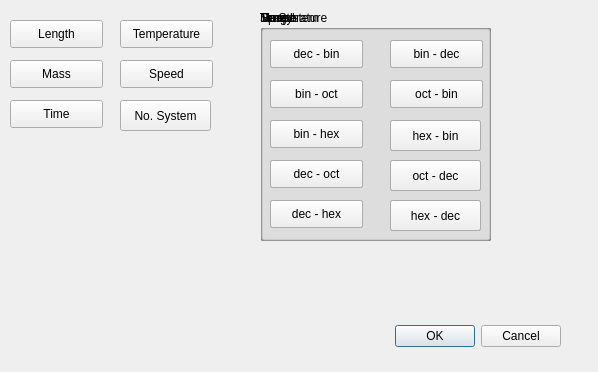
<?xml version="1.0" encoding="UTF-8"?>
<ui version="4.0">
 <class>uc</class>
 <widget class="QDialog" name="uc">
  <property name="geometry">
   <rect>
    <x>0</x>
    <y>0</y>
    <width>598</width>
    <height>372</height>
   </rect>
  </property>
  <property name="windowTitle">
   <string>Dialog</string>
  </property>
  <widget class="QDialogButtonBox" name="buttonBox">
   <property name="geometry">
    <rect>
     <x>220</x>
     <y>320</y>
     <width>341</width>
     <height>32</height>
    </rect>
   </property>
   <property name="orientation">
    <enum>Qt::Horizontal</enum>
   </property>
   <property name="standardButtons">
    <set>QDialogButtonBox::Cancel|QDialogButtonBox::Ok</set>
   </property>
  </widget>
  <widget class="QPushButton" name="length">
   <property name="geometry">
    <rect>
     <x>10</x>
     <y>20</y>
     <width>93</width>
     <height>28</height>
    </rect>
   </property>
   <property name="text">
    <string>Length</string>
   </property>
  </widget>
  <widget class="QPushButton" name="mass">
   <property name="geometry">
    <rect>
     <x>10</x>
     <y>60</y>
     <width>93</width>
     <height>28</height>
    </rect>
   </property>
   <property name="text">
    <string>Mass</string>
   </property>
  </widget>
  <widget class="QPushButton" name="time">
   <property name="geometry">
    <rect>
     <x>10</x>
     <y>100</y>
     <width>93</width>
     <height>28</height>
    </rect>
   </property>
   <property name="text">
    <string>Time</string>
   </property>
  </widget>
  <widget class="QPushButton" name="numSys">
   <property name="geometry">
    <rect>
     <x>120</x>
     <y>100</y>
     <width>91</width>
     <height>31</height>
    </rect>
   </property>
   <property name="text">
    <string>No. System</string>
   </property>
  </widget>
  <widget class="QPushButton" name="speed">
   <property name="geometry">
    <rect>
     <x>120</x>
     <y>60</y>
     <width>93</width>
     <height>28</height>
    </rect>
   </property>
   <property name="text">
    <string>Speed</string>
   </property>
  </widget>
  <widget class="QPushButton" name="temp">
   <property name="geometry">
    <rect>
     <x>120</x>
     <y>20</y>
     <width>93</width>
     <height>28</height>
    </rect>
   </property>
   <property name="text">
    <string>Temperature</string>
   </property>
  </widget>
  <widget class="QGroupBox" name="speed_6">
   <property name="geometry">
    <rect>
     <x>260</x>
     <y>10</y>
     <width>231</width>
     <height>231</height>
    </rect>
   </property>
   <property name="title">
    <string>Speed</string>
   </property>
   <widget class="QPushButton" name="Temp_2">
    <property name="geometry">
     <rect>
      <x>130</x>
      <y>30</y>
      <width>93</width>
      <height>28</height>
     </rect>
    </property>
    <property name="text">
     <string> km/s - m/s</string>
    </property>
   </widget>
   <widget class="QPushButton" name="length_2">
    <property name="geometry">
     <rect>
      <x>10</x>
      <y>30</y>
      <width>93</width>
      <height>28</height>
     </rect>
    </property>
    <property name="text">
     <string>m/s - Km/s</string>
    </property>
   </widget>
   <widget class="QPushButton" name="time_2">
    <property name="geometry">
     <rect>
      <x>10</x>
      <y>110</y>
      <width>93</width>
      <height>28</height>
     </rect>
    </property>
    <property name="text">
     <string>m/s - mph</string>
    </property>
   </widget>
   <widget class="QPushButton" name="numSys_2">
    <property name="geometry">
     <rect>
      <x>130</x>
      <y>110</y>
      <width>91</width>
      <height>31</height>
     </rect>
    </property>
    <property name="text">
     <string>mph - m/s</string>
    </property>
   </widget>
   <widget class="QPushButton" name="speed_2">
    <property name="geometry">
     <rect>
      <x>130</x>
      <y>70</y>
      <width>93</width>
      <height>28</height>
     </rect>
    </property>
    <property name="text">
     <string>km/hr - m/s</string>
    </property>
   </widget>
   <widget class="QPushButton" name="mass_2">
    <property name="geometry">
     <rect>
      <x>10</x>
      <y>70</y>
      <width>93</width>
      <height>28</height>
     </rect>
    </property>
    <property name="text">
     <string>m/s - km/hr</string>
    </property>
   </widget>
   <widget class="QPushButton" name="numSys_3">
    <property name="geometry">
     <rect>
      <x>130</x>
      <y>150</y>
      <width>91</width>
      <height>31</height>
     </rect>
    </property>
    <property name="text">
     <string>fps - m/s</string>
    </property>
   </widget>
   <widget class="QPushButton" name="time_3">
    <property name="geometry">
     <rect>
      <x>10</x>
      <y>150</y>
      <width>93</width>
      <height>28</height>
     </rect>
    </property>
    <property name="text">
     <string>m/s - fps</string>
    </property>
   </widget>
   <widget class="QPushButton" name="numSys_4">
    <property name="geometry">
     <rect>
      <x>130</x>
      <y>190</y>
      <width>91</width>
      <height>31</height>
     </rect>
    </property>
    <property name="text">
     <string>ips - m/s</string>
    </property>
   </widget>
   <widget class="QPushButton" name="time_4">
    <property name="geometry">
     <rect>
      <x>10</x>
      <y>190</y>
      <width>93</width>
      <height>28</height>
     </rect>
    </property>
    <property name="text">
     <string>m/s - ips</string>
    </property>
   </widget>
  </widget>
  <widget class="QGroupBox" name="temp_2">
   <property name="geometry">
    <rect>
     <x>260</x>
     <y>10</y>
     <width>231</width>
     <height>231</height>
    </rect>
   </property>
   <property name="title">
    <string>Temperature</string>
   </property>
   <widget class="QPushButton" name="Temp_3">
    <property name="geometry">
     <rect>
      <x>130</x>
      <y>30</y>
      <width>93</width>
      <height>28</height>
     </rect>
    </property>
    <property name="text">
     <string>K - °C</string>
    </property>
   </widget>
   <widget class="QPushButton" name="length_3">
    <property name="geometry">
     <rect>
      <x>10</x>
      <y>30</y>
      <width>93</width>
      <height>28</height>
     </rect>
    </property>
    <property name="text">
     <string>°C - K</string>
    </property>
   </widget>
   <widget class="QPushButton" name="time_5">
    <property name="geometry">
     <rect>
      <x>10</x>
      <y>110</y>
      <width>93</width>
      <height>28</height>
     </rect>
    </property>
    <property name="text">
     <string>°F - K</string>
    </property>
   </widget>
   <widget class="QPushButton" name="numSys_5">
    <property name="geometry">
     <rect>
      <x>130</x>
      <y>110</y>
      <width>91</width>
      <height>31</height>
     </rect>
    </property>
    <property name="text">
     <string>K - °F</string>
    </property>
   </widget>
   <widget class="QPushButton" name="speed_3">
    <property name="geometry">
     <rect>
      <x>130</x>
      <y>70</y>
      <width>93</width>
      <height>28</height>
     </rect>
    </property>
    <property name="text">
     <string>°F - °C</string>
    </property>
   </widget>
   <widget class="QPushButton" name="mass_3">
    <property name="geometry">
     <rect>
      <x>10</x>
      <y>70</y>
      <width>93</width>
      <height>28</height>
     </rect>
    </property>
    <property name="text">
     <string>°C - °F</string>
    </property>
   </widget>
  </widget>
  <widget class="QGroupBox" name="time_12">
   <property name="geometry">
    <rect>
     <x>260</x>
     <y>10</y>
     <width>231</width>
     <height>231</height>
    </rect>
   </property>
   <property name="title">
    <string>Time</string>
   </property>
   <widget class="QPushButton" name="Temp_4">
    <property name="geometry">
     <rect>
      <x>130</x>
      <y>30</y>
      <width>93</width>
      <height>28</height>
     </rect>
    </property>
    <property name="text">
     <string>min - s</string>
    </property>
   </widget>
   <widget class="QPushButton" name="length_4">
    <property name="geometry">
     <rect>
      <x>10</x>
      <y>30</y>
      <width>93</width>
      <height>28</height>
     </rect>
    </property>
    <property name="text">
     <string>s - min</string>
    </property>
   </widget>
   <widget class="QPushButton" name="time_6">
    <property name="geometry">
     <rect>
      <x>10</x>
      <y>110</y>
      <width>93</width>
      <height>28</height>
     </rect>
    </property>
    <property name="text">
     <string>hr - day</string>
    </property>
   </widget>
   <widget class="QPushButton" name="numSys_6">
    <property name="geometry">
     <rect>
      <x>130</x>
      <y>110</y>
      <width>91</width>
      <height>31</height>
     </rect>
    </property>
    <property name="text">
     <string>day - hr</string>
    </property>
   </widget>
   <widget class="QPushButton" name="speed_4">
    <property name="geometry">
     <rect>
      <x>130</x>
      <y>70</y>
      <width>93</width>
      <height>28</height>
     </rect>
    </property>
    <property name="text">
     <string>hr - min</string>
    </property>
   </widget>
   <widget class="QPushButton" name="mass_4">
    <property name="geometry">
     <rect>
      <x>10</x>
      <y>70</y>
      <width>93</width>
      <height>28</height>
     </rect>
    </property>
    <property name="text">
     <string>min - hr</string>
    </property>
   </widget>
   <widget class="QPushButton" name="numSys_7">
    <property name="geometry">
     <rect>
      <x>130</x>
      <y>150</y>
      <width>91</width>
      <height>31</height>
     </rect>
    </property>
    <property name="text">
     <string>week - day</string>
    </property>
   </widget>
   <widget class="QPushButton" name="time_7">
    <property name="geometry">
     <rect>
      <x>10</x>
      <y>150</y>
      <width>93</width>
      <height>28</height>
     </rect>
    </property>
    <property name="text">
     <string>day - week</string>
    </property>
   </widget>
   <widget class="QPushButton" name="numSys_8">
    <property name="geometry">
     <rect>
      <x>130</x>
      <y>190</y>
      <width>91</width>
      <height>31</height>
     </rect>
    </property>
    <property name="text">
     <string>year - week</string>
    </property>
   </widget>
   <widget class="QPushButton" name="time_8">
    <property name="geometry">
     <rect>
      <x>10</x>
      <y>190</y>
      <width>93</width>
      <height>28</height>
     </rect>
    </property>
    <property name="text">
     <string>week - year</string>
    </property>
   </widget>
  </widget>
  <widget class="QGroupBox" name="mass_6">
   <property name="geometry">
    <rect>
     <x>260</x>
     <y>10</y>
     <width>231</width>
     <height>231</height>
    </rect>
   </property>
   <property name="title">
    <string>Mass</string>
   </property>
   <widget class="QPushButton" name="Temp_5">
    <property name="geometry">
     <rect>
      <x>130</x>
      <y>30</y>
      <width>93</width>
      <height>28</height>
     </rect>
    </property>
    <property name="text">
     <string>kg - g</string>
    </property>
   </widget>
   <widget class="QPushButton" name="length_5">
    <property name="geometry">
     <rect>
      <x>10</x>
      <y>30</y>
      <width>93</width>
      <height>28</height>
     </rect>
    </property>
    <property name="text">
     <string>g - kg</string>
    </property>
   </widget>
   <widget class="QPushButton" name="time_9">
    <property name="geometry">
     <rect>
      <x>10</x>
      <y>110</y>
      <width>93</width>
      <height>28</height>
     </rect>
    </property>
    <property name="text">
     <string>kg - quintal</string>
    </property>
   </widget>
   <widget class="QPushButton" name="numSys_9">
    <property name="geometry">
     <rect>
      <x>130</x>
      <y>110</y>
      <width>91</width>
      <height>31</height>
     </rect>
    </property>
    <property name="text">
     <string>quintal - kg</string>
    </property>
   </widget>
   <widget class="QPushButton" name="speed_5">
    <property name="geometry">
     <rect>
      <x>130</x>
      <y>70</y>
      <width>93</width>
      <height>28</height>
     </rect>
    </property>
    <property name="text">
     <string>pound - kg</string>
    </property>
   </widget>
   <widget class="QPushButton" name="mass_5">
    <property name="geometry">
     <rect>
      <x>10</x>
      <y>70</y>
      <width>93</width>
      <height>28</height>
     </rect>
    </property>
    <property name="text">
     <string>kg - pound</string>
    </property>
   </widget>
   <widget class="QPushButton" name="numSys_10">
    <property name="geometry">
     <rect>
      <x>130</x>
      <y>150</y>
      <width>91</width>
      <height>31</height>
     </rect>
    </property>
    <property name="text">
     <string>ton - quintal</string>
    </property>
   </widget>
   <widget class="QPushButton" name="time_10">
    <property name="geometry">
     <rect>
      <x>10</x>
      <y>150</y>
      <width>93</width>
      <height>28</height>
     </rect>
    </property>
    <property name="text">
     <string>quintal - ton</string>
    </property>
   </widget>
   <widget class="QPushButton" name="numSys_11">
    <property name="geometry">
     <rect>
      <x>130</x>
      <y>190</y>
      <width>91</width>
      <height>31</height>
     </rect>
    </property>
    <property name="text">
     <string>ounce - g</string>
    </property>
   </widget>
   <widget class="QPushButton" name="time_11">
    <property name="geometry">
     <rect>
      <x>10</x>
      <y>190</y>
      <width>93</width>
      <height>28</height>
     </rect>
    </property>
    <property name="text">
     <string>g - ounce</string>
    </property>
   </widget>
  </widget>
  <widget class="QGroupBox" name="length_7">
   <property name="geometry">
    <rect>
     <x>260</x>
     <y>10</y>
     <width>231</width>
     <height>231</height>
    </rect>
   </property>
   <property name="title">
    <string>Length</string>
   </property>
   <widget class="QPushButton" name="m_cm">
    <property name="geometry">
     <rect>
      <x>130</x>
      <y>30</y>
      <width>93</width>
      <height>28</height>
     </rect>
    </property>
    <property name="text">
     <string>m - cm</string>
    </property>
   </widget>
   <widget class="QPushButton" name="cm_m">
    <property name="geometry">
     <rect>
      <x>10</x>
      <y>30</y>
      <width>93</width>
      <height>28</height>
     </rect>
    </property>
    <property name="text">
     <string>cm - m</string>
    </property>
   </widget>
   <widget class="QPushButton" name="km_mile">
    <property name="geometry">
     <rect>
      <x>10</x>
      <y>110</y>
      <width>93</width>
      <height>28</height>
     </rect>
    </property>
    <property name="text">
     <string>km - mile</string>
    </property>
   </widget>
   <widget class="QPushButton" name="mile_km">
    <property name="geometry">
     <rect>
      <x>130</x>
      <y>110</y>
      <width>91</width>
      <height>31</height>
     </rect>
    </property>
    <property name="text">
     <string>mile - km</string>
    </property>
   </widget>
   <widget class="QPushButton" name="km_m">
    <property name="geometry">
     <rect>
      <x>130</x>
      <y>70</y>
      <width>93</width>
      <height>28</height>
     </rect>
    </property>
    <property name="text">
     <string>km - m</string>
    </property>
   </widget>
   <widget class="QPushButton" name="m_km">
    <property name="geometry">
     <rect>
      <x>10</x>
      <y>70</y>
      <width>93</width>
      <height>28</height>
     </rect>
    </property>
    <property name="text">
     <string>m - km</string>
    </property>
   </widget>
   <widget class="QPushButton" name="feet_m">
    <property name="geometry">
     <rect>
      <x>130</x>
      <y>150</y>
      <width>91</width>
      <height>31</height>
     </rect>
    </property>
    <property name="text">
     <string>feet - m</string>
    </property>
   </widget>
   <widget class="QPushButton" name="m_feet">
    <property name="geometry">
     <rect>
      <x>10</x>
      <y>150</y>
      <width>93</width>
      <height>28</height>
     </rect>
    </property>
    <property name="text">
     <string>m - feet</string>
    </property>
   </widget>
   <widget class="QPushButton" name="yard_m">
    <property name="geometry">
     <rect>
      <x>130</x>
      <y>190</y>
      <width>91</width>
      <height>31</height>
     </rect>
    </property>
    <property name="text">
     <string>yard - m</string>
    </property>
   </widget>
   <widget class="QPushButton" name="m_yard">
    <property name="geometry">
     <rect>
      <x>10</x>
      <y>190</y>
      <width>93</width>
      <height>28</height>
     </rect>
    </property>
    <property name="text">
     <string>m - yard</string>
    </property>
   </widget>
  </widget>
  <widget class="QGroupBox" name="noSys">
   <property name="geometry">
    <rect>
     <x>260</x>
     <y>10</y>
     <width>231</width>
     <height>231</height>
    </rect>
   </property>
   <property name="title">
    <string>No System</string>
   </property>
   <widget class="QPushButton" name="m_cm_2">
    <property name="geometry">
     <rect>
      <x>130</x>
      <y>30</y>
      <width>93</width>
      <height>28</height>
     </rect>
    </property>
    <property name="text">
     <string>bin - dec</string>
    </property>
   </widget>
   <widget class="QPushButton" name="cm_m_2">
    <property name="geometry">
     <rect>
      <x>10</x>
      <y>30</y>
      <width>93</width>
      <height>28</height>
     </rect>
    </property>
    <property name="text">
     <string>dec - bin</string>
    </property>
   </widget>
   <widget class="QPushButton" name="km_mile_2">
    <property name="geometry">
     <rect>
      <x>10</x>
      <y>110</y>
      <width>93</width>
      <height>28</height>
     </rect>
    </property>
    <property name="text">
     <string>bin - hex</string>
    </property>
   </widget>
   <widget class="QPushButton" name="mile_km_2">
    <property name="geometry">
     <rect>
      <x>130</x>
      <y>110</y>
      <width>91</width>
      <height>31</height>
     </rect>
    </property>
    <property name="text">
     <string>hex - bin</string>
    </property>
   </widget>
   <widget class="QPushButton" name="km_m_2">
    <property name="geometry">
     <rect>
      <x>130</x>
      <y>70</y>
      <width>93</width>
      <height>28</height>
     </rect>
    </property>
    <property name="text">
     <string>oct - bin</string>
    </property>
   </widget>
   <widget class="QPushButton" name="m_km_2">
    <property name="geometry">
     <rect>
      <x>10</x>
      <y>70</y>
      <width>93</width>
      <height>28</height>
     </rect>
    </property>
    <property name="text">
     <string>bin - oct</string>
    </property>
   </widget>
   <widget class="QPushButton" name="feet_m_2">
    <property name="geometry">
     <rect>
      <x>130</x>
      <y>150</y>
      <width>91</width>
      <height>31</height>
     </rect>
    </property>
    <property name="text">
     <string>oct - dec</string>
    </property>
   </widget>
   <widget class="QPushButton" name="m_feet_2">
    <property name="geometry">
     <rect>
      <x>10</x>
      <y>150</y>
      <width>93</width>
      <height>28</height>
     </rect>
    </property>
    <property name="text">
     <string>dec - oct</string>
    </property>
   </widget>
   <widget class="QPushButton" name="yard_m_2">
    <property name="geometry">
     <rect>
      <x>130</x>
      <y>190</y>
      <width>91</width>
      <height>31</height>
     </rect>
    </property>
    <property name="text">
     <string>hex - dec</string>
    </property>
   </widget>
   <widget class="QPushButton" name="m_yard_2">
    <property name="geometry">
     <rect>
      <x>10</x>
      <y>190</y>
      <width>93</width>
      <height>28</height>
     </rect>
    </property>
    <property name="text">
     <string>dec - hex</string>
    </property>
   </widget>
  </widget>
 </widget>
 <resources/>
 <connections>
  <connection>
   <sender>buttonBox</sender>
   <signal>accepted()</signal>
   <receiver>uc</receiver>
   <slot>accept()</slot>
   <hints>
    <hint type="sourcelabel">
     <x>248</x>
     <y>254</y>
    </hint>
    <hint type="destinationlabel">
     <x>157</x>
     <y>274</y>
    </hint>
   </hints>
  </connection>
  <connection>
   <sender>buttonBox</sender>
   <signal>rejected()</signal>
   <receiver>uc</receiver>
   <slot>reject()</slot>
   <hints>
    <hint type="sourcelabel">
     <x>316</x>
     <y>260</y>
    </hint>
    <hint type="destinationlabel">
     <x>286</x>
     <y>274</y>
    </hint>
   </hints>
  </connection>
 </connections>
</ui>
